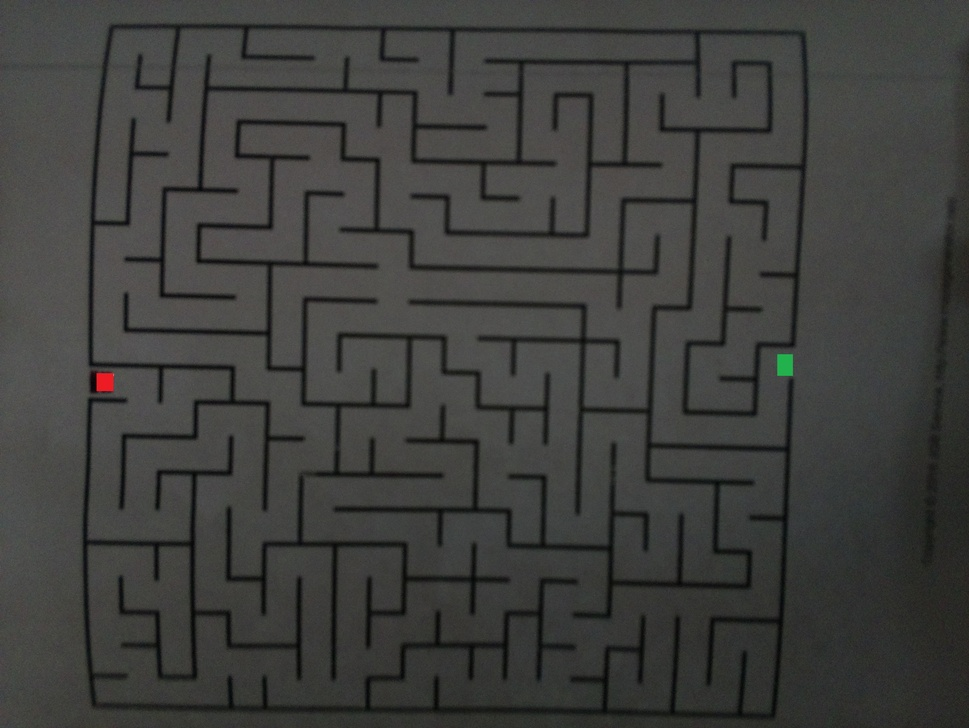
#> input picture maze/maze2.jpg, 969 x 728 px, shrunk from 3280 x 2464 before the run
$ python mazesolvermorph.py maze/maze2.jpg   (Python 2 division)   (older library calls are emulated)
#> lines starting #> are read from the running program, lines starting #| are printed output that depends on the picture; after the words box and inside, x2 and y2 are one past the last pixel; in counts of white or black regions, pixels touching at a corner belong together
#Solving maze with morphological transformation
"""
usage:Solving maze with morphological transformation
needed module:cv2/numpy/sys
ref:
1.http://www.mazegenerator.net/
2.http://blog.leanote.com/post/leeyoung/539a629aab35bc44e2000000
@author:Robin Chen
"""
import cv2
import numpy as np
import sys
def SolvingMaze(image):
#load an image
#> called with image = 'maze/maze2.jpg'
    try:
        img = cv2.imread(image)
#> img is the input picture: shape (728, 969, 3); mean B, G, R 61, 63.3, 62.9
    except Exception,e:
        print 'Error:can not open the image!'
        sys.exit()
#show image
    #cv2.namedWindow('image', cv2.WINDOW_NORMAL)
    cv2.imshow('maze_image',img)
#convert to gray
    gray_image = cv2.cvtColor(img, cv2.COLOR_BGR2GRAY)
#show gray image
    #cv2.imshow('gray_image',gray_image)

#convert to binary image
    retval,binary_image = cv2.threshold(gray_image, 10,255, cv2.THRESH_BINARY_INV)
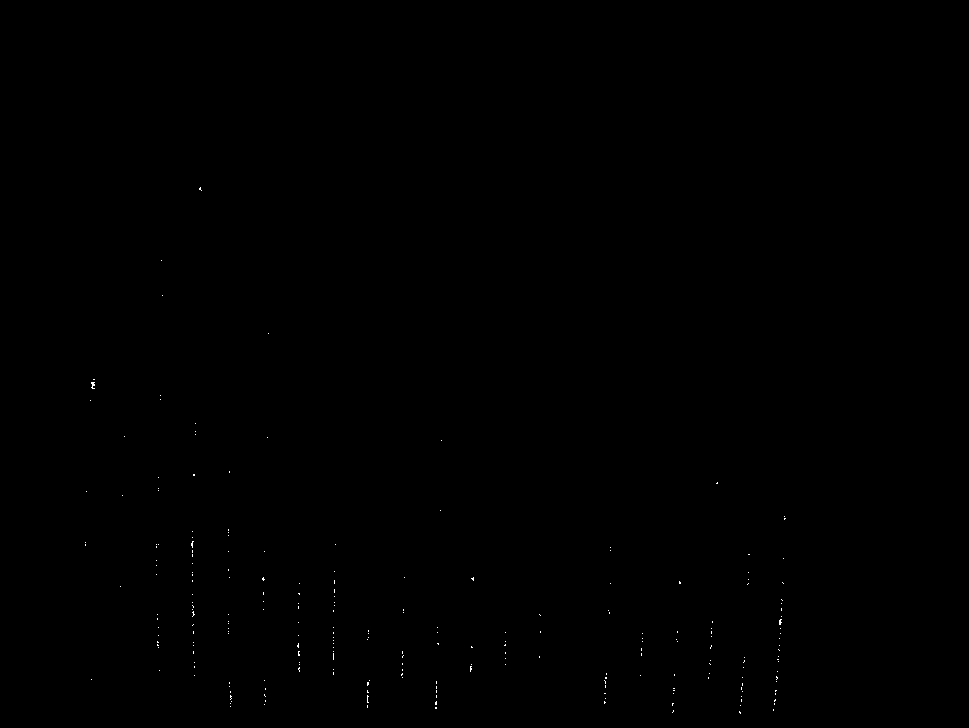
#> binary_image: shape (728, 969); 0.07% white in thin lines or dots, all inside (x1, y1, x2, y2) = (85, 187, 786, 714)
    #cv2.imshow('binary_image',binary_image)

    _, contours,hierarchy  = cv2.findContours(binary_image, cv2.RETR_EXTERNAL, cv2.CHAIN_APPROX_NONE)
#> contours = 239 contours, all with area under 20

    if len(contours) != 2:
#> (the run stopped early here; a loop or call above may not have finished)
